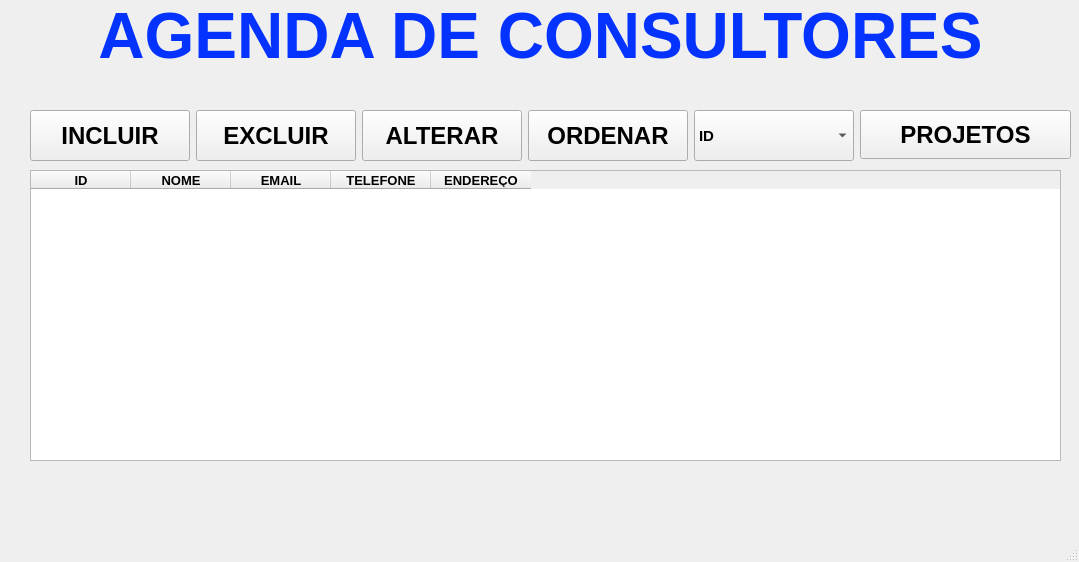
<?xml version="1.0" encoding="UTF-8"?>
<ui version="4.0">
 <class>TelaPrincipal</class>
 <widget class="QMainWindow" name="TelaPrincipal">
  <property name="geometry">
   <rect>
    <x>0</x>
    <y>0</y>
    <width>1079</width>
    <height>562</height>
   </rect>
  </property>
  <property name="windowTitle">
   <string>TelaPrincipal</string>
  </property>
  <widget class="QWidget" name="centralwidget">
   <widget class="QLabel" name="label">
    <property name="geometry">
     <rect>
      <x>10</x>
      <y>0</y>
      <width>1061</width>
      <height>71</height>
     </rect>
    </property>
    <property name="text">
     <string>&lt;html&gt;&lt;head/&gt;&lt;body&gt;&lt;p align=&quot;center&quot;&gt;&lt;span style=&quot; font-size:48pt; font-weight:700; color:#0433ff;&quot;&gt;AGENDA DE CONSULTORES&lt;/span&gt;&lt;/p&gt;&lt;/body&gt;&lt;/html&gt;</string>
    </property>
   </widget>
   <widget class="QTableWidget" name="tableWidgetContato">
    <property name="geometry">
     <rect>
      <x>30</x>
      <y>170</y>
      <width>1031</width>
      <height>291</height>
     </rect>
    </property>
    <property name="font">
     <font>
      <pointsize>10</pointsize>
      <bold>false</bold>
     </font>
    </property>
    <attribute name="horizontalHeaderMinimumSectionSize">
     <number>20</number>
    </attribute>
    <attribute name="horizontalHeaderDefaultSectionSize">
     <number>100</number>
    </attribute>
    <attribute name="verticalHeaderMinimumSectionSize">
     <number>10</number>
    </attribute>
    <column>
     <property name="text">
      <string>ID</string>
     </property>
     <property name="font">
      <font>
       <bold>true</bold>
      </font>
     </property>
    </column>
    <column>
     <property name="text">
      <string>NOME</string>
     </property>
     <property name="font">
      <font>
       <bold>true</bold>
      </font>
     </property>
    </column>
    <column>
     <property name="text">
      <string>EMAIL</string>
     </property>
     <property name="font">
      <font>
       <bold>true</bold>
      </font>
     </property>
    </column>
    <column>
     <property name="text">
      <string>TELEFONE</string>
     </property>
     <property name="font">
      <font>
       <bold>true</bold>
      </font>
     </property>
    </column>
    <column>
     <property name="text">
      <string>ENDEREÇO</string>
     </property>
     <property name="font">
      <font>
       <bold>true</bold>
      </font>
     </property>
    </column>
   </widget>
   <widget class="QWidget" name="layoutWidget">
    <property name="geometry">
     <rect>
      <x>30</x>
      <y>110</y>
      <width>824</width>
      <height>51</height>
     </rect>
    </property>
    <property name="sizePolicy">
     <sizepolicy hsizetype="Preferred" vsizetype="Preferred">
      <horstretch>0</horstretch>
      <verstretch>0</verstretch>
     </sizepolicy>
    </property>
    <layout class="QHBoxLayout" name="horizontalLayout_11">
     <item>
      <widget class="QPushButton" name="pushButtonIncluir">
       <property name="sizePolicy">
        <sizepolicy hsizetype="Minimum" vsizetype="Preferred">
         <horstretch>0</horstretch>
         <verstretch>0</verstretch>
        </sizepolicy>
       </property>
       <property name="font">
        <font>
         <family>Arial</family>
         <pointsize>18</pointsize>
         <bold>true</bold>
        </font>
       </property>
       <property name="text">
        <string>INCLUIR</string>
       </property>
       <property name="icon">
        <iconset resource="ArquivoDeRecursos.qrc">
         <normaloff>:/imgs/imagens/incluir.jpg</normaloff>:/imgs/imagens/incluir.jpg</iconset>
       </property>
       <property name="iconSize">
        <size>
         <width>25</width>
         <height>25</height>
        </size>
       </property>
      </widget>
     </item>
     <item>
      <widget class="QPushButton" name="pushButtonExcluir">
       <property name="sizePolicy">
        <sizepolicy hsizetype="Minimum" vsizetype="Preferred">
         <horstretch>0</horstretch>
         <verstretch>0</verstretch>
        </sizepolicy>
       </property>
       <property name="font">
        <font>
         <family>Arial</family>
         <pointsize>18</pointsize>
         <bold>true</bold>
        </font>
       </property>
       <property name="text">
        <string>EXCLUIR</string>
       </property>
       <property name="icon">
        <iconset>
         <normaloff>../../../Users/Pedro/Downloads/lixeira.png</normaloff>../../../Users/Pedro/Downloads/lixeira.png</iconset>
       </property>
       <property name="iconSize">
        <size>
         <width>35</width>
         <height>35</height>
        </size>
       </property>
      </widget>
     </item>
     <item>
      <widget class="QPushButton" name="pushButtonAlterar">
       <property name="sizePolicy">
        <sizepolicy hsizetype="Minimum" vsizetype="Preferred">
         <horstretch>0</horstretch>
         <verstretch>0</verstretch>
        </sizepolicy>
       </property>
       <property name="font">
        <font>
         <family>Arial</family>
         <pointsize>18</pointsize>
         <bold>true</bold>
        </font>
       </property>
       <property name="text">
        <string>ALTERAR</string>
       </property>
       <property name="icon">
        <iconset>
         <normaloff>../../../Users/Pedro/Downloads/alterar.png</normaloff>../../../Users/Pedro/Downloads/alterar.png</iconset>
       </property>
       <property name="iconSize">
        <size>
         <width>30</width>
         <height>30</height>
        </size>
       </property>
      </widget>
     </item>
     <item>
      <widget class="QPushButton" name="pushButtonOrdenar">
       <property name="sizePolicy">
        <sizepolicy hsizetype="Minimum" vsizetype="Preferred">
         <horstretch>0</horstretch>
         <verstretch>0</verstretch>
        </sizepolicy>
       </property>
       <property name="font">
        <font>
         <family>Arial</family>
         <pointsize>18</pointsize>
         <bold>true</bold>
        </font>
       </property>
       <property name="text">
        <string>ORDENAR</string>
       </property>
       <property name="icon">
        <iconset resource="ArquivoDeRecursos.qrc">
         <normaloff>:/imgs/imagens/ordenar.png</normaloff>:/imgs/imagens/ordenar.png</iconset>
       </property>
       <property name="iconSize">
        <size>
         <width>35</width>
         <height>35</height>
        </size>
       </property>
      </widget>
     </item>
     <item>
      <widget class="QComboBox" name="comboBox">
       <property name="sizePolicy">
        <sizepolicy hsizetype="Preferred" vsizetype="Preferred">
         <horstretch>0</horstretch>
         <verstretch>0</verstretch>
        </sizepolicy>
       </property>
       <property name="minimumSize">
        <size>
         <width>70</width>
         <height>43</height>
        </size>
       </property>
       <property name="font">
        <font>
         <pointsize>11</pointsize>
         <bold>true</bold>
        </font>
       </property>
       <property name="whatsThis">
        <string>&lt;html&gt;&lt;head/&gt;&lt;body&gt;&lt;p align=&quot;center&quot;&gt;&lt;br/&gt;&lt;/p&gt;&lt;/body&gt;&lt;/html&gt;</string>
       </property>
       <item>
        <property name="text">
         <string>ID</string>
        </property>
       </item>
       <item>
        <property name="text">
         <string>Nome</string>
        </property>
       </item>
      </widget>
     </item>
    </layout>
   </widget>
   <widget class="QPushButton" name="pushButtonProjetos">
    <property name="geometry">
     <rect>
      <x>860</x>
      <y>110</y>
      <width>211</width>
      <height>49</height>
     </rect>
    </property>
    <property name="sizePolicy">
     <sizepolicy hsizetype="Minimum" vsizetype="Preferred">
      <horstretch>0</horstretch>
      <verstretch>0</verstretch>
     </sizepolicy>
    </property>
    <property name="font">
     <font>
      <family>Arial</family>
      <pointsize>18</pointsize>
      <bold>true</bold>
     </font>
    </property>
    <property name="text">
     <string>PROJETOS</string>
    </property>
    <property name="icon">
     <iconset resource="ArquivoDeRecursos.qrc">
      <normaloff>:/imgs/imagens/projeto.png</normaloff>:/imgs/imagens/projeto.png</iconset>
    </property>
    <property name="iconSize">
     <size>
      <width>30</width>
      <height>30</height>
     </size>
    </property>
   </widget>
  </widget>
  <widget class="QMenuBar" name="menubar">
   <property name="geometry">
    <rect>
     <x>0</x>
     <y>0</y>
     <width>1079</width>
     <height>26</height>
    </rect>
   </property>
  </widget>
  <widget class="QStatusBar" name="statusbar"/>
 </widget>
 <tabstops>
  <tabstop>pushButtonIncluir</tabstop>
  <tabstop>pushButtonExcluir</tabstop>
  <tabstop>pushButtonAlterar</tabstop>
  <tabstop>pushButtonOrdenar</tabstop>
  <tabstop>tableWidgetContato</tabstop>
 </tabstops>
 <resources>
  <include location="ArquivoDeRecursos.qrc"/>
 </resources>
 <connections/>
</ui>
